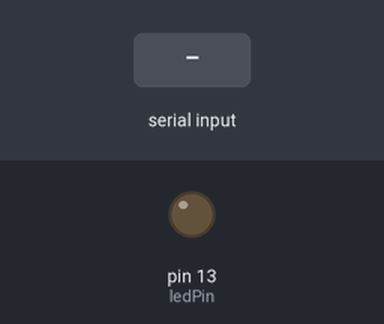
This sketch was run on a simulated Arduino Uno, built with avr-gcc and run on an emulated ATmega328P. On the bench: output pins drawn as LEDs (lit = HIGH). The test bench sets the inputs (shaded band).

Above: at 1.2 s.
1.3 s: "1" received over Serial
At 2.4 s:
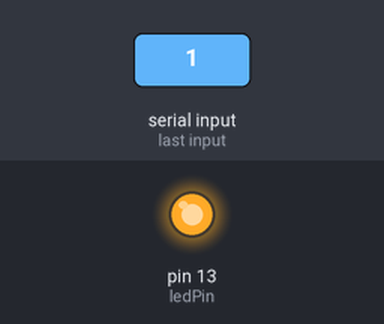
2.8 s: "0" received over Serial
At 3.6 s:
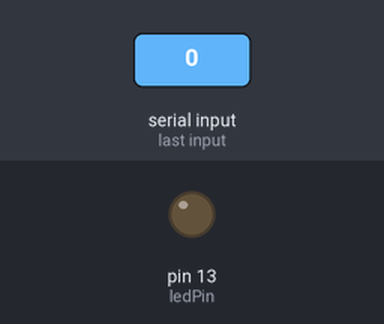
Timing chart, 0 to 5.8 s (numbered marks = the images above; inputs shaded):
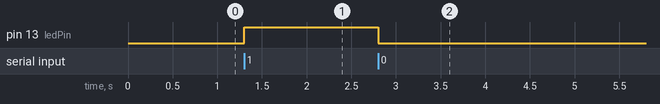

The sketch:

MySerial.ino
```cpp
const int ledPin =  13;
void setup() {
  /* initialize serial communication at 9600 bits per second: */
  Serial.begin(9600);
  pinMode(ledPin, OUTPUT);
}

void loop() {
  int c =  Serial.read();
  if (c=='1') {
    digitalWrite(ledPin, HIGH);
  } else if (c=='0') {
    digitalWrite(ledPin, LOW);
  }
  delay(1);
}
```

Measured:
- after the input at 1.3 s, pin 13 (ledPin): LOW → HIGH at once
- after the input at 2.8 s, pin 13 (ledPin): HIGH → LOW at once
